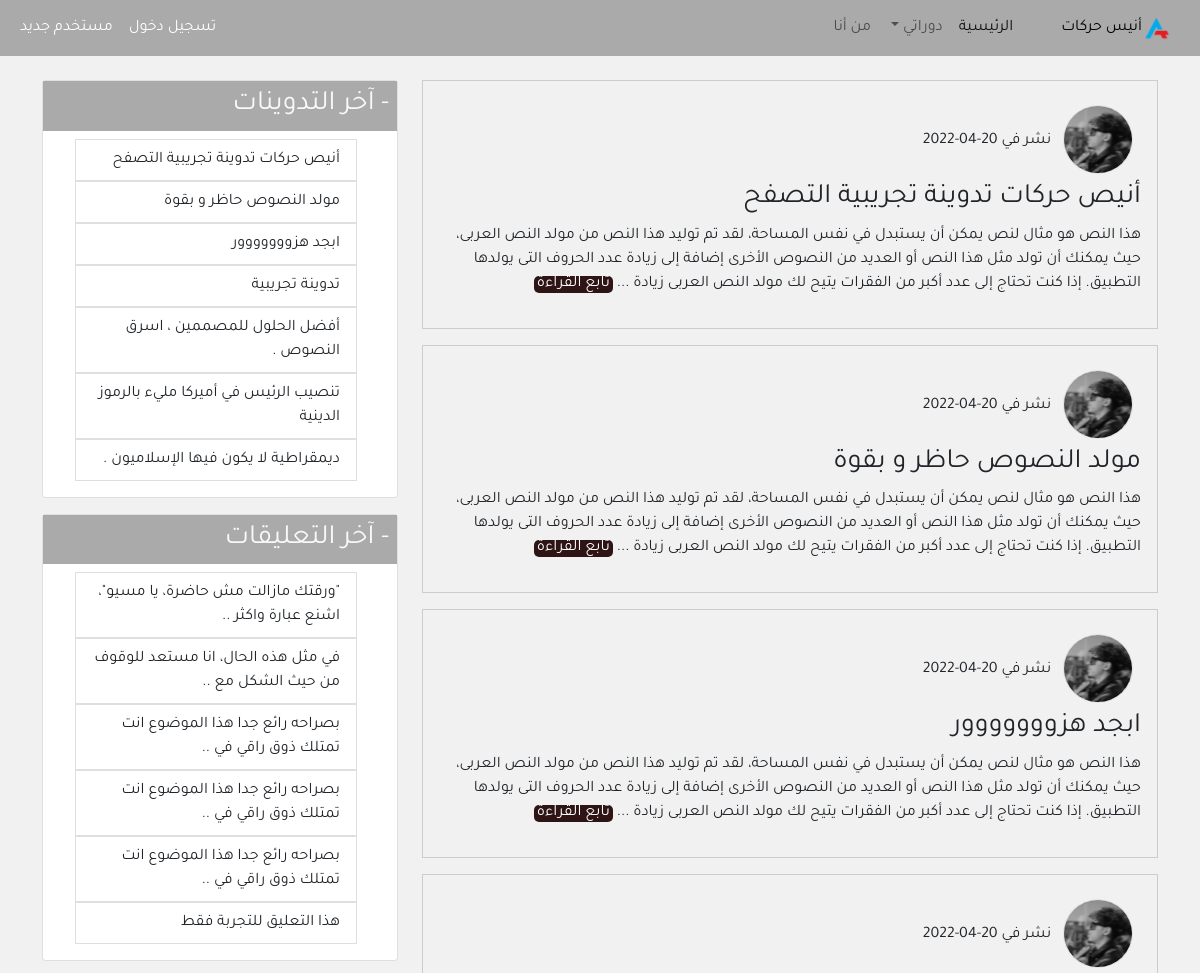
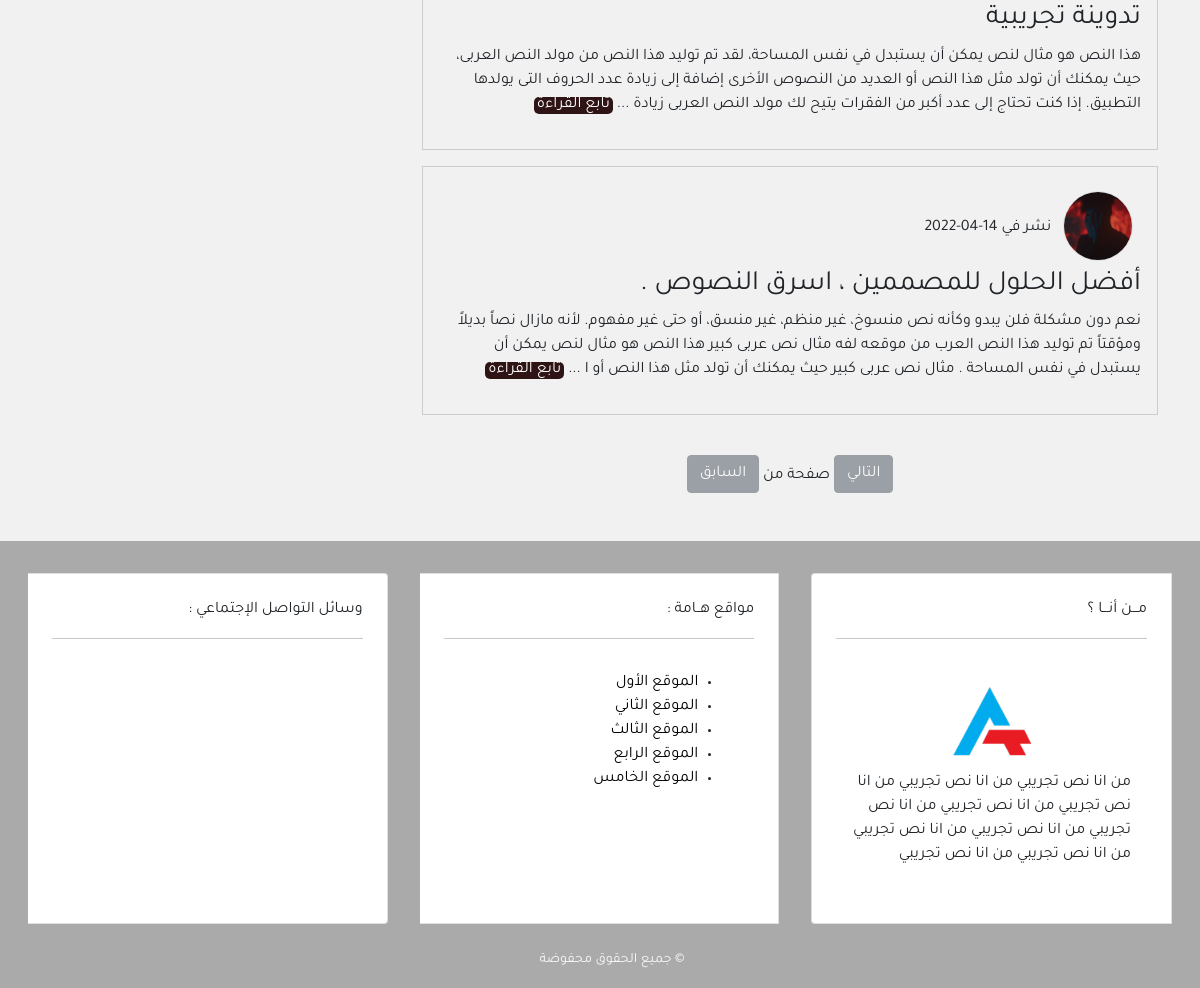
The page / on the database its author committed (2 pictures, top to bottom).
### blog/models.py (models this page shows, shortened)
class Post(models.Model):
    title = models.CharField(max_length=100)
    content = models.TextField()
    post_date = models.DateTimeField(default=timezone.now)
    post_update = models.DateTimeField(auto_now=True)
    author = models.ForeignKey(User,on_delete=models.CASCADE)
    class Meta():
        ordering = ('-post_date', )

class Comment(models.Model):
    name = models.CharField(max_length=50,verbose_name='الإسم')
    email = models.EmailField(verbose_name='البريد الإلكتروني')
    body = models.TextField(verbose_name='التعليق')
    comment_date = models.DateTimeField(auto_now_add=True)
    active = models.BooleanField(default=True)
    post = models.ForeignKey(Post, on_delete=models.CASCADE,related_name='comments')
    class Meta():
        ordering = ('-comment_date', )

### user/models.py (models this page shows, shortened)
class Profile(models.Model):
    image = models.ImageField(default='default.jpg', upload_to='profile_pics')
    user = models.OneToOneField(User, on_delete=models.CASCADE)

### blog/views.py (the view)
# urls.py: path('',views.home,name='home'),
def home(request):
    posts = Post.objects.all()
    paginator = Paginator(posts, 5)
    page = request.GET.get('page')
    try:
        posts = paginator.page(page)
    except PageNotAnInteger:
        posts = paginator.page(1)
    except EmptyPage:
        posts = paginator.page(paginator.num_page)
    context = {
        'title': 'الصفحة الرئيسية',
        'posts': posts,
        'page': page,
    }
    return render(request, 'blog/index.html', context)

### blog/templatetags/post_tag.py (called while the page is built)
@register.inclusion_tag('blog/lastest_posts.html')
def lastest_posts ():
    context = {
        'l_posts' : Post.objects.all()[:7]
    }
    return context

@register.inclusion_tag('blog/lastest_comments.html')
def lastest_comments ():
    context = {
        'l_comments' : Comment.objects.filter(active=True)[:7],
    }
    return context

### blog/templates/blog/index.html (shortened to what this page needs)
{% extends 'blog/base.html' %}
{% block content %}
{% for post in posts %}
<div class="post p-3 mb-3">
    <img class="img-fluid rounded-circle border m-2" width="70px" src="{{post.author.profile.image.url}}" alt="صورة الناشر">
    <span>نشر في {{post.post_date|date:"d-m-Y"}}</span>
    <h3><a class="text-dark" href="{% url 'post_detail' post.id %}">{{post.title}}</a></h3>
    <p>
        {% if post.content|length > 40%}
        {{post.content|slice:'270'}} ... <a class="" style="background-color:rgb(46, 20, 20); padding-top: 1.px; padding-bottom: 1px; padding-left: 3px ; padding-right: 3px; border-radius: 5px; color: rgb(255, 255, 255) " href="{% url 'post_detail' post.id %}">تابع القراءة</a>
        {% else %}
        {{post.content}} ... <a class="contreading" style="background-color:rgb(46, 20, 20); padding-top: 1.px; padding-bottom: 1px; padding-left: 3px ; padding-right: 3px; border-radius: 5px; color: rgb(255, 255, 255) " href="{% url 'post_detail' post.id %}">تابع القراءة</a>
        {% endif %}
    </p>
</div>
{% endfor %}
{% include 'blog/pagination.html' with page=post_list%}
{% endblock content %}

### blog/templates/blog/base.html (shortened to what this page needs)
{% load static %}
{% load post_tag %}
<!DOCTYPE html>
<html lang="ar" dir="rtl">
<head>
    <link rel="stylesheet" href="{% static 'blog/css/bootstrap.min.css' %}">
    <link rel="stylesheet" href="{% static 'blog/css/main.css' %}">
</head>
<body>
    <header>
        <nav class="navbar navbar-expand-lg navbar-light bg-light">
            <div class="container-fluid">
              <a class="navbar-brand" href="#">
                <a href="{% url 'home' %}"><img  src="{% static 'blog/images/logo.png' %}" alt="شعار مدونة" width="30px"></a><a href="{% url 'home' %}"> أنيس حركات </a>
              <div class="collapse navbar-collapse" id="navbarSupportedContent">
                <ul class="navbar-nav mb-2 mb-lg-0">
                  <li class="nav-item">
                    <a class="nav-link active" aria-current="page" href="{% url 'home' %}">الرئيسية</a>
                  </li>
                  <li class="nav-item dropdown">
                    <a class="nav-link dropdown-toggle" href="#" id="navbarDropdown" role="button" data-bs-toggle="dropdown" aria-expanded="false">
                      دوراتي
                    </a>
                    <li class="nav-item">
                        <a class="nav-link" href="{% url 'about' %}">من أنا</a>
                      </li>
                  </li>
                </ul>
                {% if user.is_authenticated %}
                <ul class="navbar-nav me-auto mb-2 mb-lg-0">
                  <li class="nav-item"><a class="nav-link" style="color: white;" href="{% url 'new_post' %}">تدوينة جديدة</a></li>
                  <li class="nav-item"><a class="nav-link" style="color: white;" href="{% url 'profile' %}">الملف الشخصي</a></li>
                  <li class="nav-item"><a class="nav-link " style="color: white;" href="{% url 'logout' %}">تسجيل خروج</a></li>
              </ul>
                {% else %}
                <ul class="navbar-nav me-auto mb-2 mb-lg-0">
                  <li class="nav-item"><a class="nav-link " style="color: white;" href="{% url 'login' %}">تسجيل دخول</a></li>
                  <li class="nav-item"><a class="nav-link" style="color: white;" href="{% url 'register' %}"> مستخدم جديد</a></li>
              </ul>
                {% endif %}
              </div>
            </div>
          </nav>
    </header>
    <section>
      <div class="container">
        <div class="row mt-4">
          <div class="col-md-8">
              {% block content %}
              {% endblock content %}
          </div>
          <div class="col-md-4">
            <div class="card mb-3">
              <h3 class="text- bg-secondary text-light p-2"> - آخر التدوينات</h3>
              {% lastest_posts %}
            </div>
            <div class="card mb-3">
              <h3 class="text- bg-secondary text-light p-2"> - آخر التعليقات</h3>
              {% lastest_comments %}
            </div>
          </div>
        </div>
      </div>
    </section>
    <footer class="bg-secondary">
      <div class="container-fluid">
        <div class="row">
          <div class="col-md">
            <div class="card-group mt-3">
              <div class="card m-3">
                <div class="card-title border-buttom p-2 m-3"> مـــن أنـــا ؟
                  <hr>
                  <div class="card-body">
                    <div class="text-center">
                      <img src="{% static 'blog/images/logo.png' %}" width="100px" alt="شعار مدونة">
                    </div>
                    <P>من انا نص تجريبي من انا نص تجريبي من انا نص تجريبي من انا نص تجريبي من انا نص تجريبي من انا نص تجريبي من انا نص تجريبي من انا نص تجريبي من انا نص تجريبي </P>
                  </div>
                </div>
              </div>
              <div class="card m-3">
                <div class="card-title  border-buttom p-2 m-3">  مواقع هــامة :
                  <hr>
                  <div class="card-body">
                    <ul>
                      <li><a href="">الموقع الأول</a></li>
                      <li><a href="">الموقع الثاني</a></li>
                      <li><a href="">الموقع الثالث</a></li>
                      <li><a href="">الموقع الرابع</a></li>
                      <li><a href="">الموقع الخامس</a></li>
                    </ul>
                  </div>
                </div>
              </div>
              <div class="card m-3">
                <div class="card-title  border-buttom p-2 m-3"> وسائل التواصل الإجتماعي :
                <hr>
                <h4 class="card-body text-center">
                </h4>
              </div>
            </div>
          </div>
        </div>
        <div class="row p-2">
          <div class="col-md text-center mb-2">
            <small class="text-light">&copy; جميع الحقوق محفوضة</small>
          </div>
        </div>
      </div>
    </footer>
</body>
</html>

### blog/templates/blog/pagination.html
<div class=" pt-3 mt-4 mb-5 text-center">
    {% if page.has_next %}
    <a href="?page={{page.next_page_number}}" class="btn - btn-secondary">التالي</a>
    {% else %}
    <a href="" class="btn - btn-secondary disabled">التالي</a>
    {% endif %}
    <span class="pr-4 pl-4">صفحة {{page.number}} من {{page.paginator.num_pages}} </span>
    {% if page.has_previous %}
    <a href="?page={{page.previous_page_number}}" class="btn - btn-secondary">السابق</a>
    {% else %}
    <a href="" class="btn - btn-secondary disabled">السابق</a>
    {% endif %}
</div>

### blog/templates/blog/lastest_posts.html
<ul class="list-group-flush">
    {% for post in l_posts %}
    <a href="{% url 'post_detail' post.id %}"><li class="list-group-item">{{post.title}}</li></a>
    {% endfor %}
</ul>

### blog/templates/blog/lastest_comments.html
<ul class="list-group-flush">
    {% for comment in l_comments %}
    <a href="{% url 'post_detail' comment.post.id %}">
        <li class="list-group-item">
            {% if comment.body|length > 40%}
            {{comment.body|slice:'50'}} ..
        {% else %}
        {{comment.body}}
        {% endif %}
        </li>
    </a>
    {% empty %}
    <li class="list-group-item">لا يوجد تعليقات </li>
    {% endfor %}
</ul>

### blog/static/blog/css/main.css (style rules this page uses)
html,body { text-align: right; }
body { font-family: 'Tajawal', 'sans-serif'; background-color: rgb(241, 241, 241); }
.bg-secondary { background-color: #aaa !important; }
.bg-light { background-color: #aaa !important; }
a { text-decoration: none; color:black; }
.post { border: 1px solid #ccc; }

### rows shown on the page
Post: author.profile.image (picture), post_date "20-04-2022", title "أنيص حركات تدوينة تجريبية التصفح", content "هذا النص هو مثال لنص يمكن أن يستبدل في نفس المساحة، لقد تم توليد هذا النص من مولد النص العربى، حيث يمكنك أن تولد مثل هذا النص أو العديد من النصوص الأخرى إضافة إلى زيادة عدد الحروف التى يولدها التطبيق. إذا كنت تحتاج إلى عدد أكبر من الفقرات يتيح لك مولد النص العربى زيادة"
Post: author.profile.image (picture), post_date "20-04-2022", title "مولد النصوص حاظر و بقوة", content "هذا النص هو مثال لنص يمكن أن يستبدل في نفس المساحة، لقد تم توليد هذا النص من مولد النص العربى، حيث يمكنك أن تولد مثل هذا النص أو العديد من النصوص الأخرى إضافة إلى زيادة عدد الحروف التى يولدها التطبيق. إذا كنت تحتاج إلى عدد أكبر من الفقرات يتيح لك مولد النص العربى زيادة"
Post: author.profile.image (picture), post_date "20-04-2022", title "ابجد هزووووووور", content "هذا النص هو مثال لنص يمكن أن يستبدل في نفس المساحة، لقد تم توليد هذا النص من مولد النص العربى، حيث يمكنك أن تولد مثل هذا النص أو العديد من النصوص الأخرى إضافة إلى زيادة عدد الحروف التى يولدها التطبيق. إذا كنت تحتاج إلى عدد أكبر من الفقرات يتيح لك مولد النص العربى زيادة"
Post: author.profile.image (picture), post_date "20-04-2022", title "تدوينة تجريبية", content "هذا النص هو مثال لنص يمكن أن يستبدل في نفس المساحة، لقد تم توليد هذا النص من مولد النص العربى، حيث يمكنك أن تولد مثل هذا النص أو العديد من النصوص الأخرى إضافة إلى زيادة عدد الحروف التى يولدها التطبيق. إذا كنت تحتاج إلى عدد أكبر من الفقرات يتيح لك مولد النص العربى زيادة"
Post: author.profile.image (picture), post_date "14-04-2022", title "أفضل الحلول للمصممين ، اسرق النصوص .", content "نعم دون مشكلة فلن يبدو وكأنه نص منسوخ، غير منظم، غير منسق، أو حتى غير مفهوم. لأنه مازال نصاً بديلاً ومؤقتاً تم توليد هذا النص العرب من موقعه لفه مثال نص عربى كبير هذا النص هو مثال لنص يمكن أن يستبدل في نفس المساحة . مثال نص عربى كبير حيث يمكنك أن تولد مثل هذا النص أو ا"
Post: title "تنصيب الرئيس في أميركا مليء بالرموز الدينية"
Post: title "ديمقراطية لا يكون فيها الإسلاميون ."
Comment: body "\"ورقتك مازالت مش حاضرة، يا مسيو\"، اشنع عبارة واكثر"
Comment: body "في مثل هذه الحال، انا مستعد للوقوف من حيث الشكل مع"
Comment: body "بصراحه رائع جدا هذا الموضوع انت تمتلك ذوق راقي في"
Comment: body "بصراحه رائع جدا هذا الموضوع انت تمتلك ذوق راقي في"
Comment: body "بصراحه رائع جدا هذا الموضوع انت تمتلك ذوق راقي في"
Comment: body "هذا التعليق للتجربة فقط"
